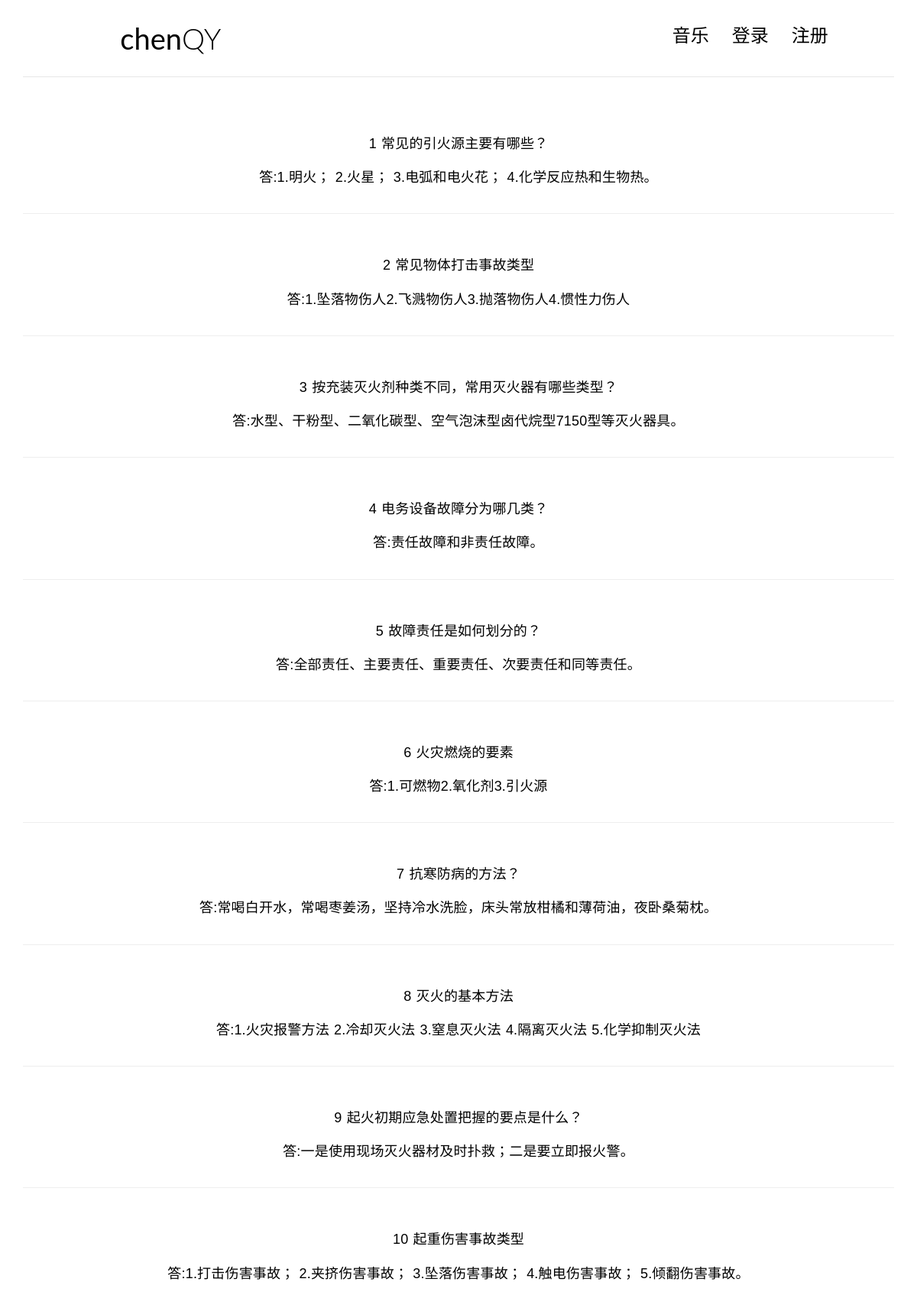
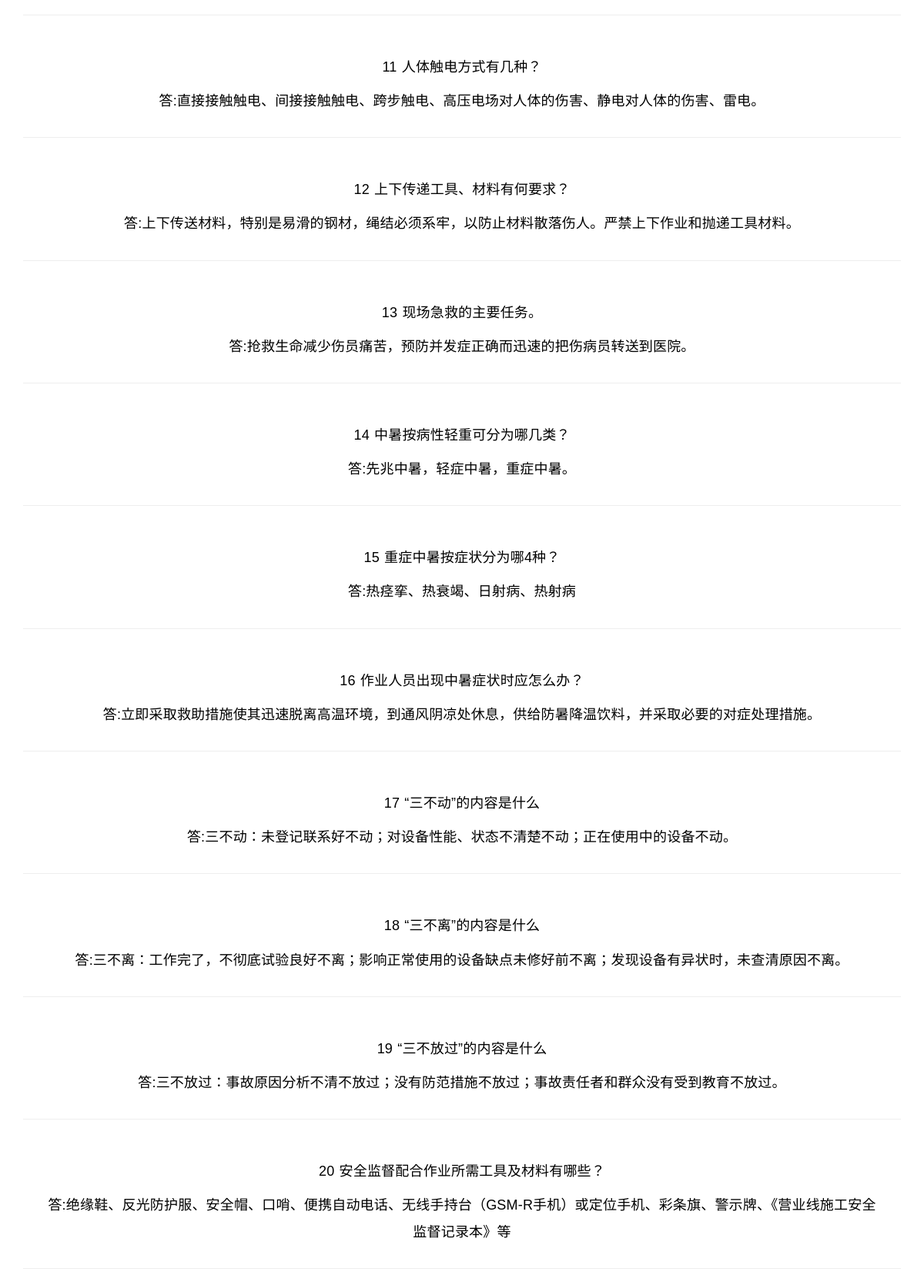
/question/anquan/ (upper part), run on the app's committed database (2 pictures, top to bottom).
### question/models.py (models this page shows, shortened)
class Anquan(models.Model):
    question = models.CharField(max_length=1000)
    answer = models.CharField(max_length=1000)

### question/views.py (the view)
def anquan(request):
    ti = Anquan.objects.all()
    return render(request,'question.html',{'ti':ti})

### templates/question.html (shortened to what this page needs)
{% extends "base.html" %}
{% load staticfiles %}
{% block main %}
    <main class="col-md-12">
        {% for timu in ti %}
        <article class="post post-1">
            <div class="entry-content clearfix">
                <p>{{ timu.id }} {{ timu.question }}</p>
            </div>
            <div class="entry-content clearfix">
                <p>答:{{ timu.answer }}</p>
            </div>
        </article>
        <hr>
        {% endfor %}
    </main>
{% endblock %}

### common_static/css/custom.css (style rules this page uses)
* { outline: none; }
body { color: #444; font-family: 'Lato', sans-serif; }
p { font-family: 'Ubuntu', sans-serif; font-weight: 400; word-spacing: 1px; letter-spacing: 0.01em; }
.post { background: #fff; padding: 30px 30px 0; }
.entry-content { font-size: 18px; line-height: 1.9; font-weight: 300; color: #000; }

### common_static/css/style.css (style rules this page uses)
body { font-family: 'Roboto', sans-serif; font-size: 16px; font-weight: 300; color: #888; line-height: 30px; text-align: center; }

### data on the page
Anquan: id "1", question "常见的引火源主要有哪些？", answer "1.明火； 2.火星； 3.电弧和电火花； 4.化学反应热和生物热。"
Anquan: id "2", question "常见物体打击事故类型", answer "1.坠落物伤人2.飞溅物伤人3.抛落物伤人4.惯性力伤人"
Anquan: id "3", question "按充装灭火剂种类不同，常用灭火器有哪些类型？", answer "水型、干粉型、二氧化碳型、空气泡沫型卤代烷型7150型等灭火器具。"
Anquan: id "4", question "电务设备故障分为哪几类？", answer "责任故障和非责任故障。"
Anquan: id "5", question "故障责任是如何划分的？", answer "全部责任、主要责任、重要责任、次要责任和同等责任。"
Anquan: id "6", question "火灾燃烧的要素", answer "1.可燃物2.氧化剂3.引火源"
Anquan: id "7", question "抗寒防病的方法？", answer "常喝白开水，常喝枣姜汤，坚持冷水洗脸，床头常放柑橘和薄荷油，夜卧桑菊枕。"
Anquan: id "8", question "灭火的基本方法", answer "1.火灾报警方法 2.冷却灭火法 3.窒息灭火法 4.隔离灭火法 5.化学抑制灭火法"
Anquan: id "9", question "起火初期应急处置把握的要点是什么？", answer "一是使用现场灭火器材及时扑救；二是要立即报火警。"
Anquan: id "10", question "起重伤害事故类型", answer "1.打击伤害事故； 2.夹挤伤害事故； 3.坠落伤害事故； 4.触电伤害事故； 5.倾翻伤害事故。"
Anquan: id "11", question "人体触电方式有几种？", answer "直接接触触电、间接接触触电、跨步触电、高压电场对人体的伤害、静电对人体的伤害、雷电。"
Anquan: id "12", question "上下传递工具、材料有何要求？", answer "上下传送材料，特别是易滑的钢材，绳结必须系牢，以防止材料散落伤人。严禁上下作业和抛递工具材料。"
Anquan: id "13", question "现场急救的主要任务。", answer "抢救生命减少伤员痛苦，预防并发症正确而迅速的把伤病员转送到医院。"
Anquan: id "14", question "中暑按病性轻重可分为哪几类？", answer "先兆中暑，轻症中暑，重症中暑。"
Anquan: id "15", question "重症中暑按症状分为哪4种？", answer "热痉挛、热衰竭、日射病、热射病"
Anquan: id "16", question "作业人员出现中暑症状时应怎么办？", answer "立即采取救助措施使其迅速脱离高温环境，到通风阴凉处休息，供给防暑降温饮料，并采取必要的对症处理措施。"
Anquan: id "17", question "“三不动”的内容是什么", answer "三不动：未登记联系好不动；对设备性能、状态不清楚不动；正在使用中的设备不动。"
Anquan: id "18", question "“三不离”的内容是什么", answer "三不离：工作完了，不彻底试验良好不离；影响正常使用的设备缺点未修好前不离；发现设备有异状时，未查清原因不离。"
Anquan: id "19", question "“三不放过”的内容是什么", answer "三不放过：事故原因分析不清不放过；没有防范措施不放过；事故责任者和群众没有受到教育不放过。"
Anquan: id "20", question "安全监督配合作业所需工具及材料有哪些？", answer "绝缘鞋、反光防护服、安全帽、口哨、便携自动电话、无线手持台（GSM-R手机）或定位手机、彩条旗、警示牌、《营业线施工安全监督记录本》等"
